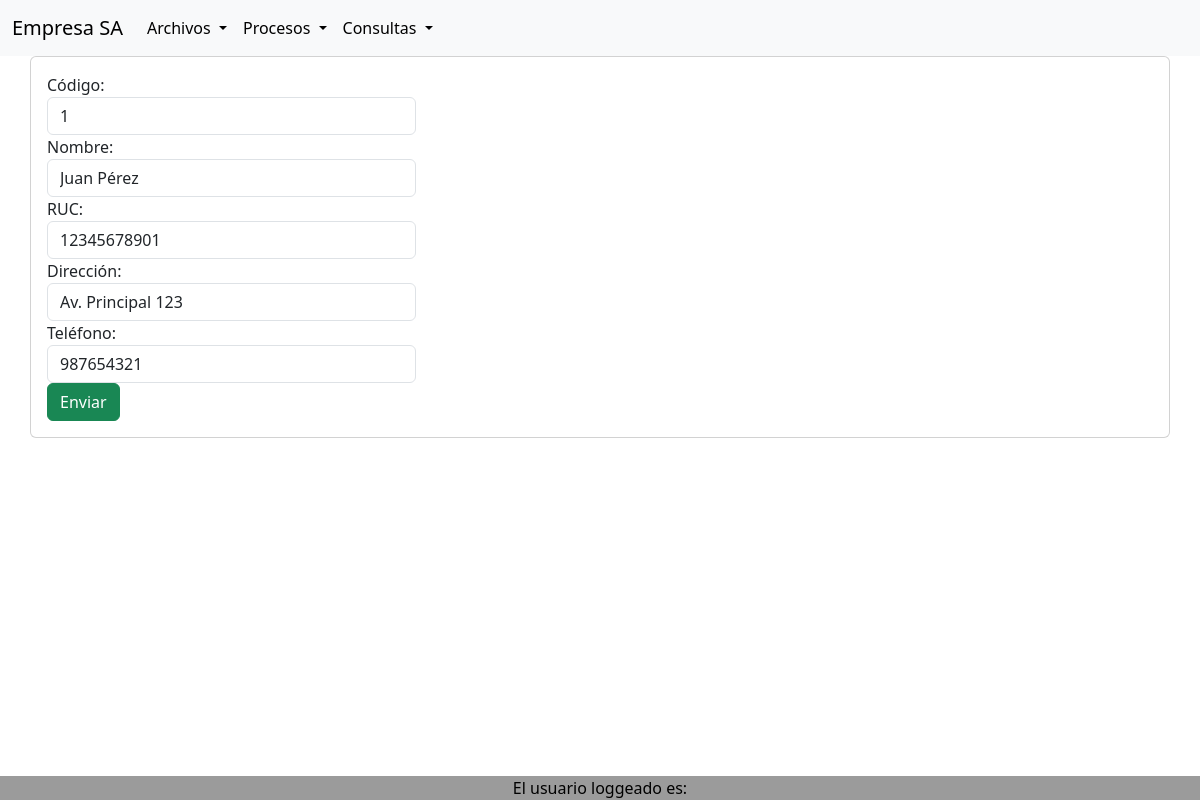
Screenshot of /cliente_modificaForm.php?codigo=1 with the database file from the repository.
### tables this page shows
CREATE TABLE `cliente` (
  `id` int(11) NOT NULL,
  `nombre` varchar(50) NOT NULL,
  `ruc` varchar(11) NOT NULL,
  `direccion_cliente` varchar(64) NOT NULL,
  `telefono_cliente` varchar(9) NOT NULL
);

### clases/cliente.php (called while the page is built, shortened)
<?php
class Cliente {
	private $conn;
	public function conectar_db($cn){
		$this->conn = $cn;
	}
    public function consulta($id){
		$sql = "SELECT * FROM cliente WHERE id=$id";
		$res = mysqli_query($this->conn, $sql);
		$return = mysqli_fetch_array($res);
		return $return;
	}
}
?>

### cliente_modificaForm.php (the view, shortened to what this page needs)
<?php include_once('header.php') ?>
<?php
$codigo = $_GET["codigo"];
include_once('clases/cliente.php');
$conexion = connect_db();
$cliente = new Cliente();
$cliente->conectar_db($conexion);
$datos = $cliente->consulta($codigo);
?>
<div class="container p-12">
<div class="row">
    <div class="card card-body">
        <form action="cliente_modifica.php" method="post">
            <div class="form-group">
                <div class="col-md-4">Código:</div>
                <div class="col-md-4">
                    <input type="text" name="id" class="form-control" value="<?php echo $codigo;?>" readonly>
                </div>
                <div class="col-md-4">Nombre:</div>
                <div class="col-md-4">
                    <input type="text" name="nombre" class="form-control" value="<?php echo $datos['nombre'];?>" >
                </div>
                <div class="col-md-4">RUC:</div>
                <div class="col-md-4">
                    <input type="text" name="ruc" class="form-control" value="<?php echo $datos['ruc'];?>">
                </div>
                <div class="col-md-4">Dirección:</div>
                <div class="col-md-4">
                    <input type="text" name="direccion" class="form-control" value="<?php echo $datos['direccion_cliente'];?>">
                </div>
                <div class="col-md-4">Teléfono:</div>
                <div class="col-md-4">
                    <input type="text" name="telefono" class="form-control" value="<?php echo $datos['telefono_cliente'];?>">
                </div>
                <div class="col-md-4">
                    <input type="submit" class="btn btn-success btn-block" name="envia_datos" value="Enviar">
                </div>
            </form>
        </div>
    </div>
</div>
<?php include_once('footer.php') ?>

### rows the page displays
cliente: nombre "Juan Pérez", ruc "12345678901", direccion "Av. Principal 123", telefono "987654321"
